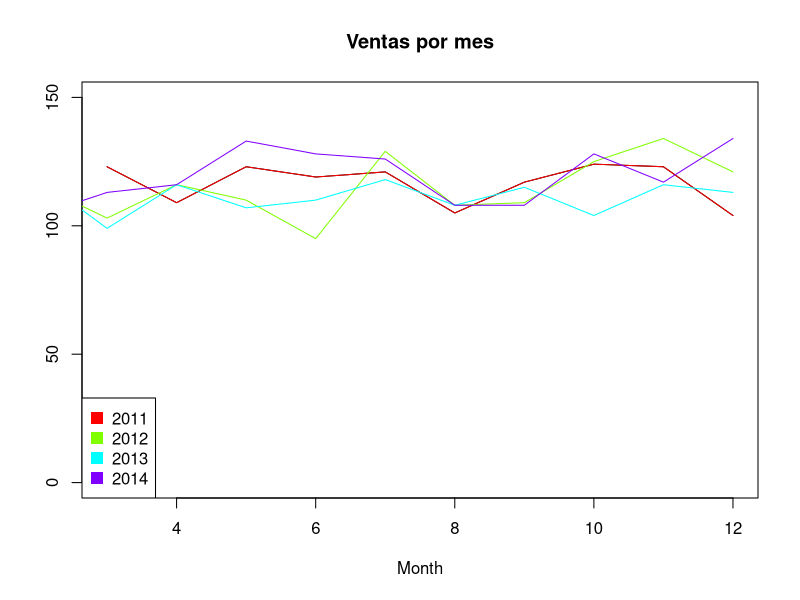

Recreate this plot in R.
setwd('C:/Users/a.de.la.cruz/Documents/tallerR/datasets')
dir()

ordenes <- read.csv("OrdenesVenta.csv")

ordenes_summary <- aggregate(x=ordenes$OrdarId, by = list(ordenes$Month, ordenes$Year), FUN = length)

names(ordenes_summary) <-c("Month", "Year", "Total")

ordenes_summary <- ordenes_summary[ordenes_summary$Year > 2010 & ordenes_summary$Year < 2015,]

ord2012 <- ordenes_summary[ordenes_summary$Year == "2011",]
plot(ord2012$Month,ord2012$Total,
     type="l",
     ylim = c(0,150),
     main = "Ventas por mes",
     xlab = "Month",
     ylab = "")

years <- levels(factor(ordenes_summary$Year))
nCols <- length(years)
colors <- rainbow(nCols)

i <- 1
for (year in years) {
  print(colors[i])
  line <- ordenes_summary[ordenes_summary$Year == year,]
  lines(line$Month, line$Total, col=colors[i])
  i <- i + 1
}

# Add a legend
legend( "bottomleft", 
       legend = years, 
       col = colors,
       pch = 15,
       bty = "o",
       pt.cex = 1.5 )
